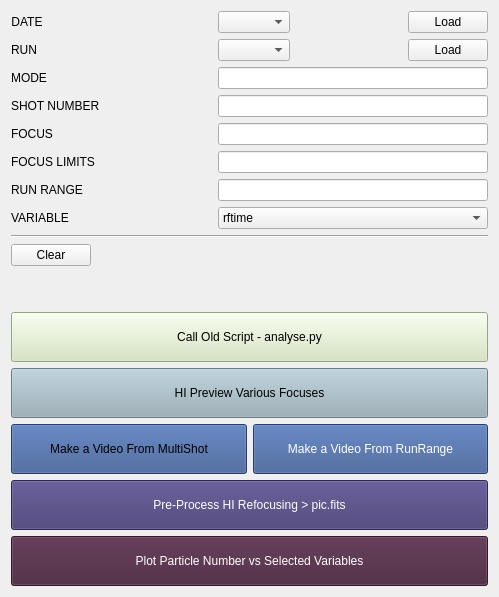
      <widget class="QWidget" name="tab_5">
       <attribute name="title">
        <string>Further Analysis</string>
       </attribute>
       <layout class="QGridLayout" name="gridLayout_9">
        <item row="0" column="0" colspan="2">
         <layout class="QGridLayout" name="gridLayout_8" columnstretch="1,0,0,0">
          <property name="horizontalSpacing">
           <number>118</number>
          </property>
          <item row="7" column="0">
           <widget class="QLabel" name="label_32">
            <property name="text">
             <string>VARIABLE</string>
            </property>
           </widget>
          </item>
          <item row="3" column="0">
           <widget class="QLabel" name="label_34">
            <property name="text">
             <string>SHOT NUMBER</string>
            </property>
           </widget>
          </item>
          <item row="4" column="0">
           <widget class="QLabel" name="label_33">
            <property name="text">
             <string>FOCUS</string>
            </property>
           </widget>
          </item>
          <item row="0" column="3">
           <widget class="QPushButton" name="pushButton_FA_loaddates">
            <property name="sizePolicy">
             <sizepolicy hsizetype="Maximum" vsizetype="Fixed">
              <horstretch>0</horstretch>
              <verstretch>0</verstretch>
             </sizepolicy>
            </property>
            <property name="text">
             <string>Load</string>
            </property>
           </widget>
          </item>
          <item row="3" column="1" colspan="3">
           <widget class="QLineEdit" name="lineEdit_num"/>
          </item>
          <item row="4" column="1" colspan="3">
           <widget class="QLineEdit" name="lineEdit_focus"/>
          </item>
          <item row="1" column="3">
           <widget class="QPushButton" name="pushButton_FA_loadruns">
            <property name="sizePolicy">
             <sizepolicy hsizetype="Maximum" vsizetype="Fixed">
              <horstretch>0</horstretch>
              <verstretch>0</verstretch>
             </sizepolicy>
            </property>
            <property name="text">
             <string>Load</string>
            </property>
           </widget>
          </item>
          <item row="1" column="1" colspan="2">
           <widget class="QComboBox" name="comboBox_runFA"/>
          </item>
          <item row="6" column="0">
           <widget class="QLabel" name="label_31">
            <property name="sizePolicy">
             <sizepolicy hsizetype="Fixed" vsizetype="Preferred">
              <horstretch>0</horstretch>
              <verstretch>0</verstretch>
             </sizepolicy>
            </property>
            <property name="text">
             <string>RUN RANGE</string>
            </property>
            <property name="alignment">
             <set>Qt::AlignCenter</set>
            </property>
           </widget>
          </item>
          <item row="5" column="0">
           <widget class="QLabel" name="label_28">
            <property name="sizePolicy">
             <sizepolicy hsizetype="Fixed" vsizetype="Preferred">
              <horstretch>0</horstretch>
              <verstretch>0</verstretch>
             </sizepolicy>
            </property>
            <property name="text">
             <string>FOCUS LIMITS</string>
            </property>
            <property name="alignment">
             <set>Qt::AlignCenter</set>
            </property>
           </widget>
          </item>
          <item row="0" column="0">
           <widget class="QLabel" name="label_24">
            <property name="sizePolicy">
             <sizepolicy hsizetype="Fixed" vsizetype="Preferred">
              <horstretch>0</horstretch>
              <verstretch>0</verstretch>
             </sizepolicy>
            </property>
            <property name="text">
             <string>DATE</string>
            </property>
            <property name="alignment">
             <set>Qt::AlignCenter</set>
            </property>
           </widget>
          </item>
          <item row="0" column="1" colspan="2">
           <widget class="QComboBox" name="comboBox_dateFA"/>
          </item>
          <item row="2" column="0">
           <widget class="QLabel" name="label_27">
            <property name="sizePolicy">
             <sizepolicy hsizetype="Fixed" vsizetype="Preferred">
              <horstretch>0</horstretch>
              <verstretch>0</verstretch>
             </sizepolicy>
            </property>
            <property name="text">
             <string>MODE</string>
            </property>
            <property name="alignment">
             <set>Qt::AlignCenter</set>
            </property>
           </widget>
          </item>
          <item row="1" column="0">
           <widget class="QLabel" name="label_26">
            <property name="sizePolicy">
             <sizepolicy hsizetype="Fixed" vsizetype="Preferred">
              <horstretch>0</horstretch>
              <verstretch>0</verstretch>
             </sizepolicy>
            </property>
            <property name="text">
             <string>RUN</string>
            </property>
            <property name="alignment">
             <set>Qt::AlignCenter</set>
            </property>
           </widget>
          </item>
          <item row="7" column="1" colspan="3">
           <widget class="QComboBox" name="comboBox_var">
            <item>
             <property name="text">
              <string>rftime</string>
             </property>
            </item>
            <item>
             <property name="text">
              <string>tof</string>
             </property>
            </item>
            <item>
             <property name="text">
              <string>thold</string>
             </property>
            </item>
            <item>
             <property name="text">
              <string>t_light</string>
             </property>
            </item>
           </widget>
          </item>
          <item row="5" column="1" colspan="3">
           <widget class="QLineEdit" name="lineEdit_focuslims"/>
          </item>
          <item row="6" column="1" colspan="3">
           <widget class="QLineEdit" name="lineEdit_runrange"/>
          </item>
          <item row="2" column="1" colspan="3">
           <widget class="QLineEdit" name="lineEdit_mode"/>
          </item>
         </layout>
        </item>
        <item row="2" column="0">
         <widget class="QPushButton" name="pushButton_clear">
          <property name="text">
           <string>Clear</string>
          </property>
         </widget>
        </item>
        <item row="1" column="0" colspan="2">
         <widget class="Line" name="line_3">
          <property name="orientation">
           <enum>Qt::Horizontal</enum>
          </property>
         </widget>
        </item>
        <item row="4" column="0" colspan="2">
         <layout class="QVBoxLayout" name="verticalLayout_14">
          <item>
           <widget class="QPushButton" name="pushButton_oldAnalyse">
            <property name="sizePolicy">
             <sizepolicy hsizetype="Minimum" vsizetype="Minimum">
              <horstretch>0</horstretch>
              <verstretch>0</verstretch>
             </sizepolicy>
            </property>
            <property name="minimumSize">
             <size>
              <width>0</width>
              <height>50</height>
             </size>
            </property>
            <property name="styleSheet">
             <string notr="true">background-color: rgb(212, 228, 188);</string>
            </property>
            <property name="text">
             <string>Call Old Script - analyse.py</string>
            </property>
            <property name="checkable">
             <bool>false</bool>
            </property>
            <property name="autoDefault">
             <bool>false</bool>
            </property>
            <property name="flat">
             <bool>false</bool>
            </property>
           </widget>
          </item>
          <item>
           <widget class="QPushButton" name="pushButton_focusCompare">
            <property name="minimumSize">
             <size>
              <width>0</width>
              <height>50</height>
             </size>
            </property>
            <property name="styleSheet">
             <string notr="true">background-color: rgb(150, 172, 183);</string>
            </property>
            <property name="text">
             <string>HI Preview Various Focuses</string>
            </property>
           </widget>
          </item>
          <item>
           <layout class="QHBoxLayout" name="horizontalLayout_10">
            <item>
             <widget class="QPushButton" name="pushButton_makeVideo">
              <property name="minimumSize">
               <size>
                <width>0</width>
                <height>50</height>
               </size>
              </property>
              <property name="styleSheet">
               <string notr="true">background-color: rgb(54, 85, 143);</string>
              </property>
              <property name="text">
               <string>Make a Video From MultiShot</string>
              </property>
             </widget>
            </item>
            <item>
             <widget class="QPushButton" name="pushButton">
              <property name="minimumSize">
               <size>
                <width>0</width>
                <height>50</height>
               </size>
              </property>
              <property name="styleSheet">
               <string notr="true">background-color: rgb(54, 85, 143);
color: rgb(255, 255, 255);</string>
              </property>
              <property name="text">
               <string>Make a Video From RunRange</string>
              </property>
             </widget>
            </item>
           </layout>
          </item>
          <item>
           <widget class="QPushButton" name="pushButton_toFits">
            <property name="minimumSize">
             <size>
              <width>0</width>
              <height>50</height>
             </size>
            </property>
            <property name="styleSheet">
             <string notr="true">background-color: rgb(64, 55, 110);
color: rgb(255, 255, 255);</string>
            </property>
            <property name="text">
             <string>Pre-Process HI Refocusing &gt; pic.fits</string>
            </property>
           </widget>
          </item>
          <item>
           <widget class="QPushButton" name="pushButton_numvsvar">
            <property name="minimumSize">
             <size>
              <width>0</width>
              <height>50</height>
             </size>
            </property>
            <property name="styleSheet">
             <string notr="true">background-color: rgb(72, 35, 60);
color: rgb(255, 255, 255);</string>
            </property>
            <property name="text">
             <string>Plot Particle Number vs Selected Variables</string>
            </property>
           </widget>
          </item>
         </layout>
        </item>
        <item row="3" column="0">
         <spacer name="verticalSpacer_4">
          <property name="orientation">
           <enum>Qt::Vertical</enum>
          </property>
          <property name="sizeHint" stdset="0">
           <size>
            <width>20</width>
            <height>40</height>
           </size>
          </property>
         </spacer>
        </item>
        <item row="2" column="1">
         <spacer name="horizontalSpacer_9">
          <property name="orientation">
           <enum>Qt::Horizontal</enum>
          </property>
          <property name="sizeHint" stdset="0">
           <size>
            <width>40</width>
            <height>20</height>
           </size>
          </property>
         </spacer>
        </item>
       </layout>
      </widget>
